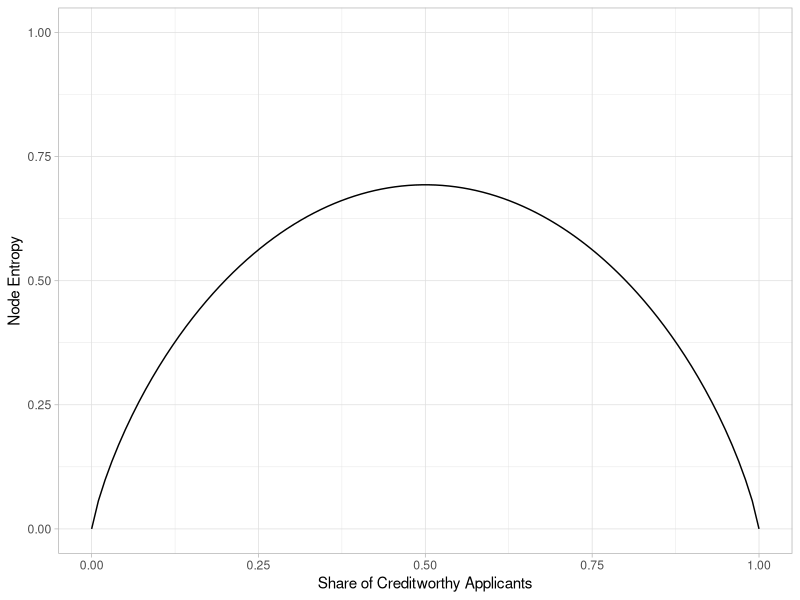
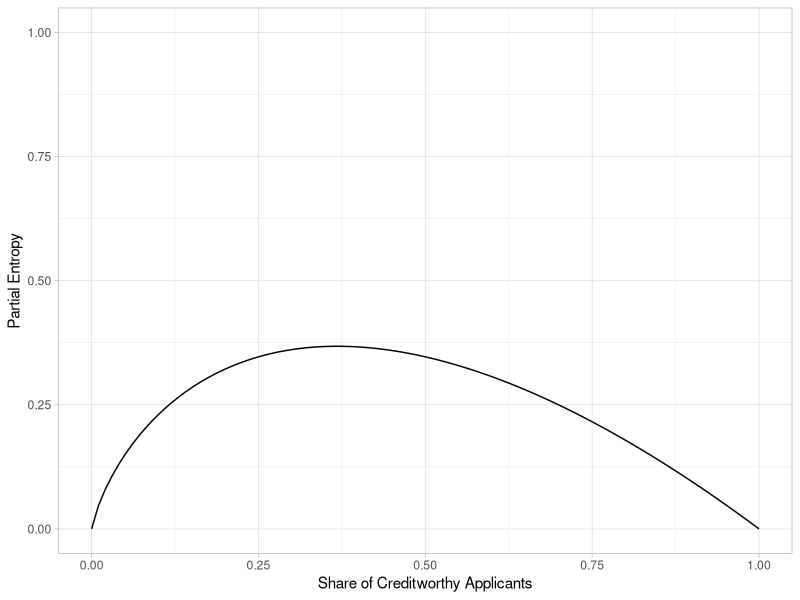

Source code (R) for these figures, in order: (Note: this script raises an error after producing the figures.)
library(tidyverse)

theme_set(theme_light())

p_c <- seq(0, 1, length.out = 100)
p_d <- 1 - p_c

entropy <- - p_c * log(p_c) - p_d * log(p_d)

df <- tibble(entropy, p_c) %>% 
  mutate(entropy = ifelse(is.nan(entropy), 0, entropy)) %>% 
  mutate(single_node_entropy = -p_c * log(p_c),
         single_node_entropy = ifelse(is.nan(single_node_entropy), 0, single_node_entropy))

p <- df %>% 
  ggplot(aes(p_c, entropy)) +
  geom_line() + 
  labs(
    y = "Node Entropy",
    x = "Share of Creditworthy Applicants"
  ) + 
  expand_limits(y = 0:1)

p2 <- df %>% 
  ggplot(aes(x = p_c, single_node_entropy)) +
  geom_line() + 
  labs(
    y = "Partial Entropy",
    x = "Share of Creditworthy Applicants"
   ) +
  expand_limits(y = 0:1)

output_plot <- p + p2

ggsave(output_plot, filename = here::here("figs/entropy.png"))
